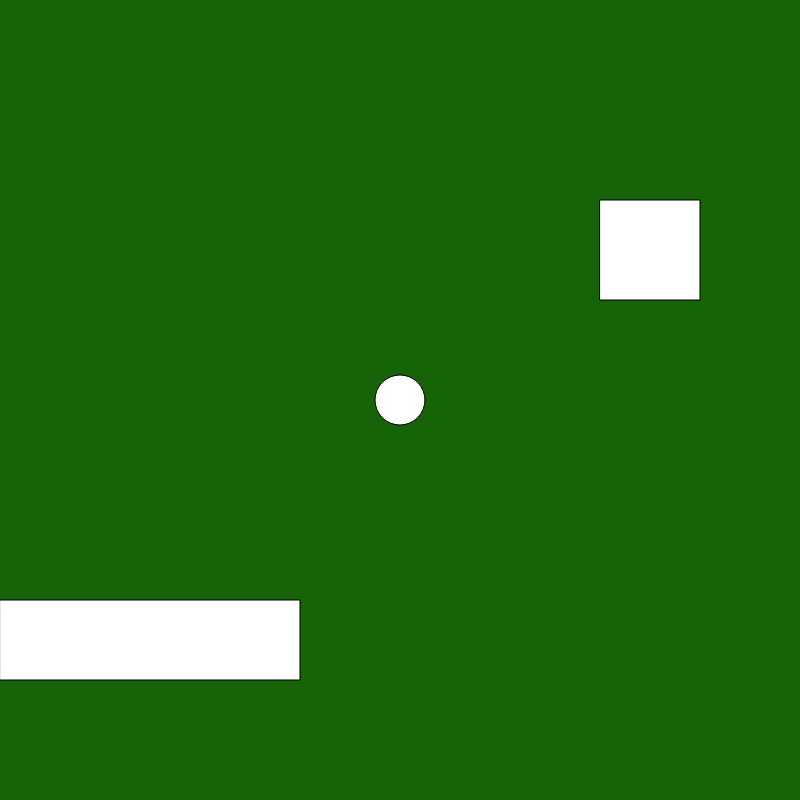
Frame 1 (no input)
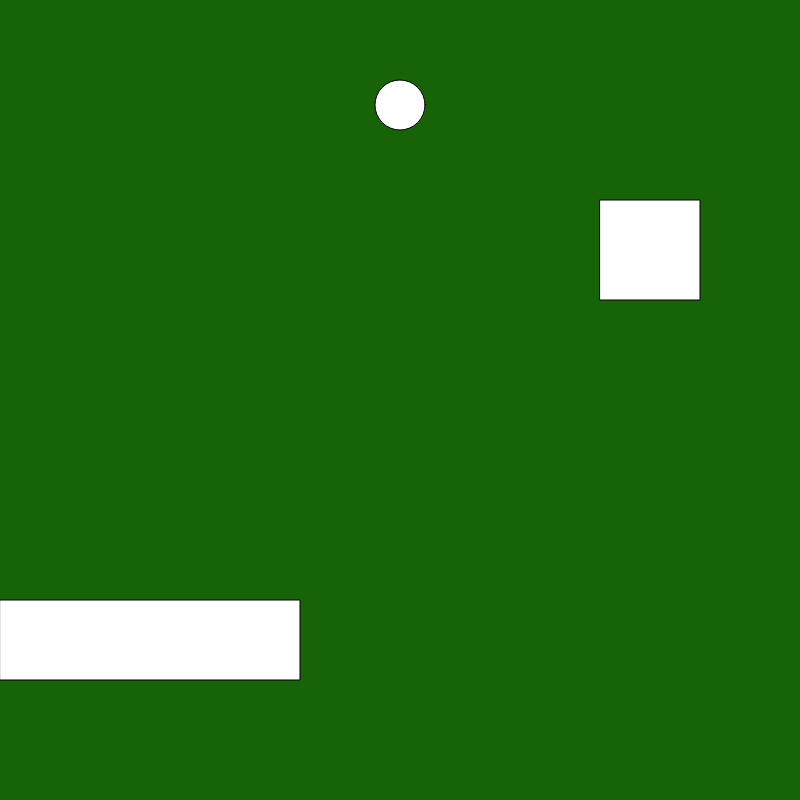
Frame 60 (no input)
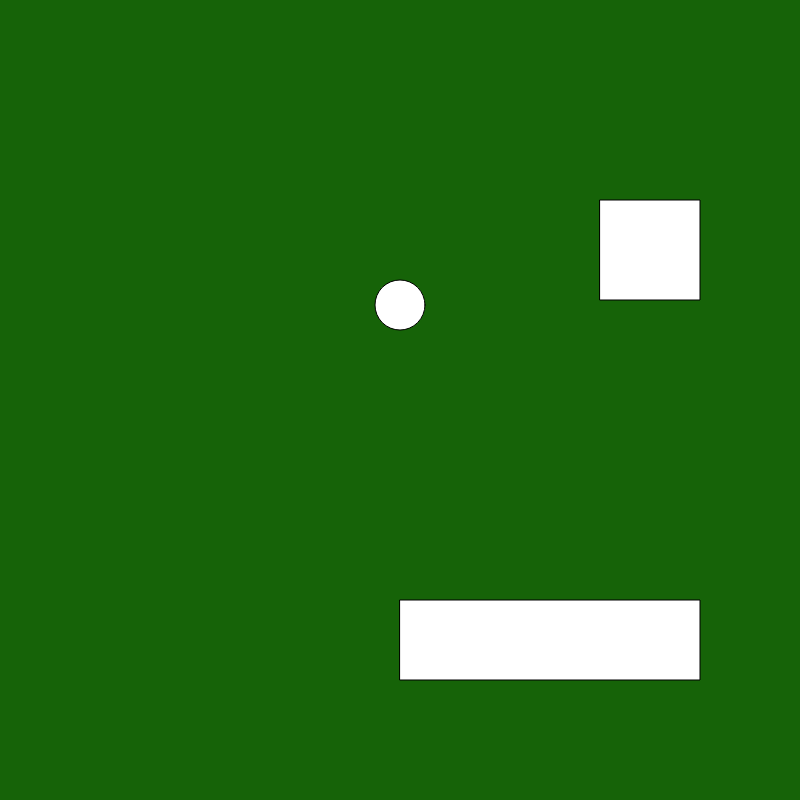
Frame 120 (the mouse pressed at the canvas centre since frame 60)

The p5.js sketch that drew these frames (run headless with seeded random() and noise() and a simulated clock; from frame 60 on, the mouse is pressed at the canvas centre):

// p5.js sketch
// ── sketch.js
var bx = 400;
var by = 400;
var catx = 600;
var caty = 200;

function setup() {
  createCanvas(800, 800);
}

function draw() {
  background(22, 99, 8);
  rect(mouseX, 600, 300, 80);
  ellipse(bx, by, 50, 50);
  by = by - 5;
  rect(catx, caty, 100, 100);
  if (bx > catx && bx<catx+100 && by> caty && by<caty+100) {
    catx = random(600);
    caty = random(600);
  }
}

function mousePressed() {
  bx = mouseX;
  by = 600;
}
